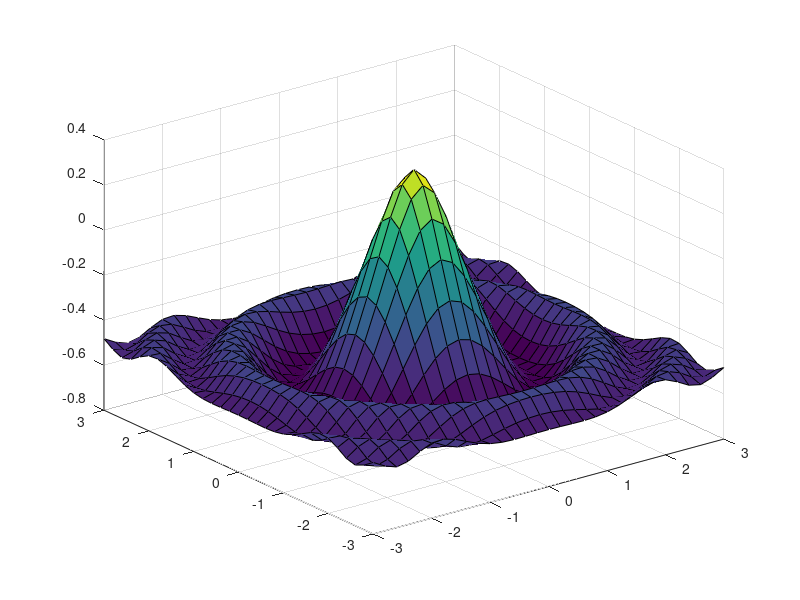

Write the MATLAB code that produced this figure. (Note: this script raises an error after producing the figure.)
%% EF 105 Matlab Plotting Example
 % 3D surface with an image texture
 % Initialization
 clear all, close all, clc, format compact;
 % constants and initial values
 k = -.5;
 j = 0.6;
 % generate x,y,z values
 [x,y] = meshgrid([-3:.2:3],[-3:.2:3]);
 z = k.*(1-(cos(x.^2+y.^2))./(x.^2+y.^2+j));
 % draw the surface
 h = surf(x,y,z);
 % add the image to the surface
 img = imread('earth.png');
 set(h,'CData',img,'FaceColor','texturemap','edgecolor','none')
 axis off 
 axis image
